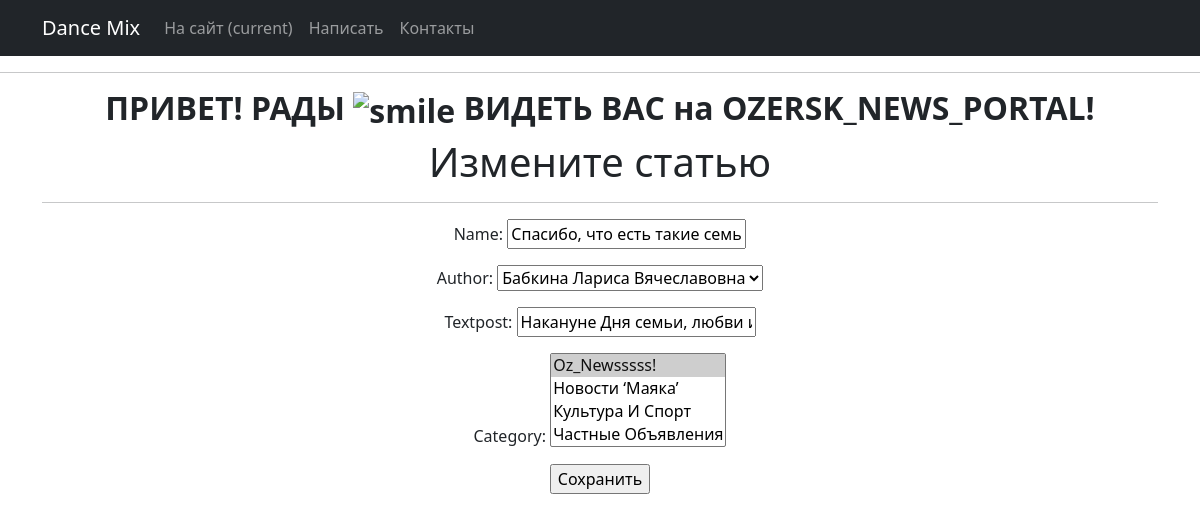
The app's page /articles/11/edit/ (signed in), older data.
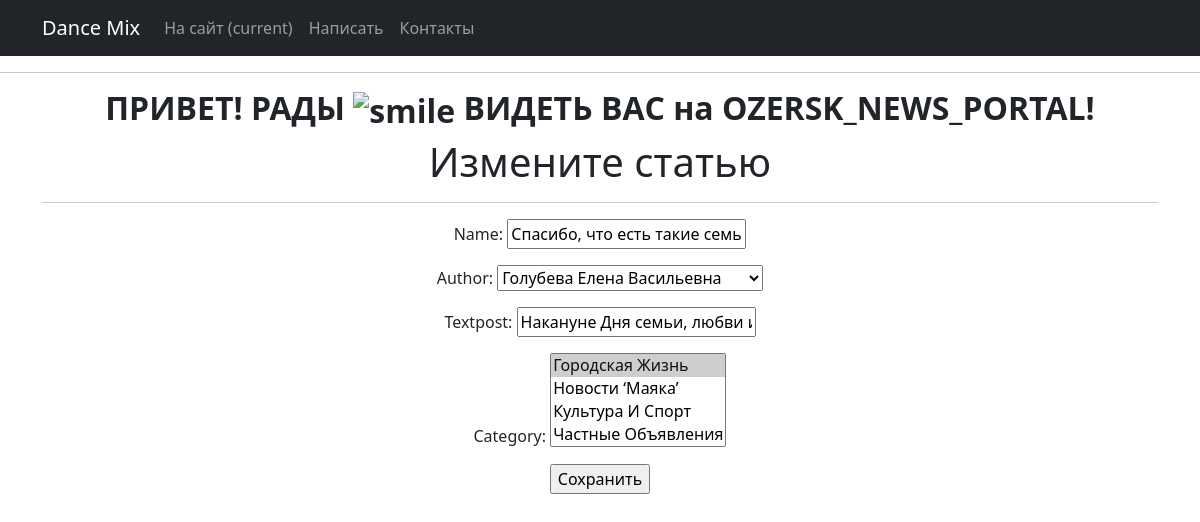
The same page, newer data.
### News_from_Ozersk/models.py (models this page shows, shortened)
class New(models.Model):         # Новости для нашей витрины
    ARTICLE = 'AR'
    NEWS = 'NE'
    TYPE = [
        (ARTICLE, 'Статья'),
        (NEWS, 'Новость'),
    ]
    post_type = models.CharField(
        max_length=2,
        choices=TYPE,
        default=NEWS,
    )
    name = models.CharField(
        max_length=64,
        unique=True,              # названия новостей не должны повторяться
    )
    time_in = models.DateTimeField(auto_now_add=True)
    textPost = models.TextField()
    author = models.ForeignKey(Author1, on_delete=models.CASCADE)
    category = models.ManyToManyField(Category, through='NewCategory')

class Author1(models.Model):
    name = models.CharField(max_length=100)
    def __str__(self):
       return self.name.title()

class Category(models.Model):                            # Категория, к которой будет привязываться новость
    name = models.CharField(max_length=100, unique=True) # названия категорий тоже не должны повторяться
    subscribers =  models.ManyToManyField(User, related_name ='categories')
    def __str__(self):
        return self.name.title()

### News_from_Ozersk/views.py (the view)
# urls.py: path('articles/<int:pk>/edit/', ArtEdit.as_view(), name='art_edit'),
class ArtEdit(PermissionRequiredMixin, UpdateView):
    permission_required = ('News_from_Ozersk.change_new')
    form_class = NewForm
    model = New
    template_name = 'art_edit.html'

### News_from_Ozersk/forms.py (shortened to what this page needs)
class NewForm(forms.ModelForm):
    textPost = forms.CharField(min_length=100)
    class Meta:
       model = New
       fields = ['name', 'author', 'textPost', 'category']

### templates/art_edit.html (shortened to what this page needs)
{% extends 'flatpages/default.html' %}
{% block content %}
<h1>Измените статью</h1>
<hr>
<form action="" method="post">
    {{ form.as_p }}
    <input type="submit" value="Сохранить" />
</form>
{% endblock content %}

Row changes from the older to the newer data that the page shows:
changed New "Спасибо, что есть такие семьи в Озерске": author "Бабкина Лариса Вячеславовна" → "Голубева Елена Васильевна"
Text that changed along with them:
form field category: "Oz_Newsssss! ☑ / Новости ‘Маяка’ / Культура И Спорт / Частные Объявления" → "Городская Жизнь ☑ / Новости ‘Маяка’ / Культура И Спорт / Частные Объявления"
